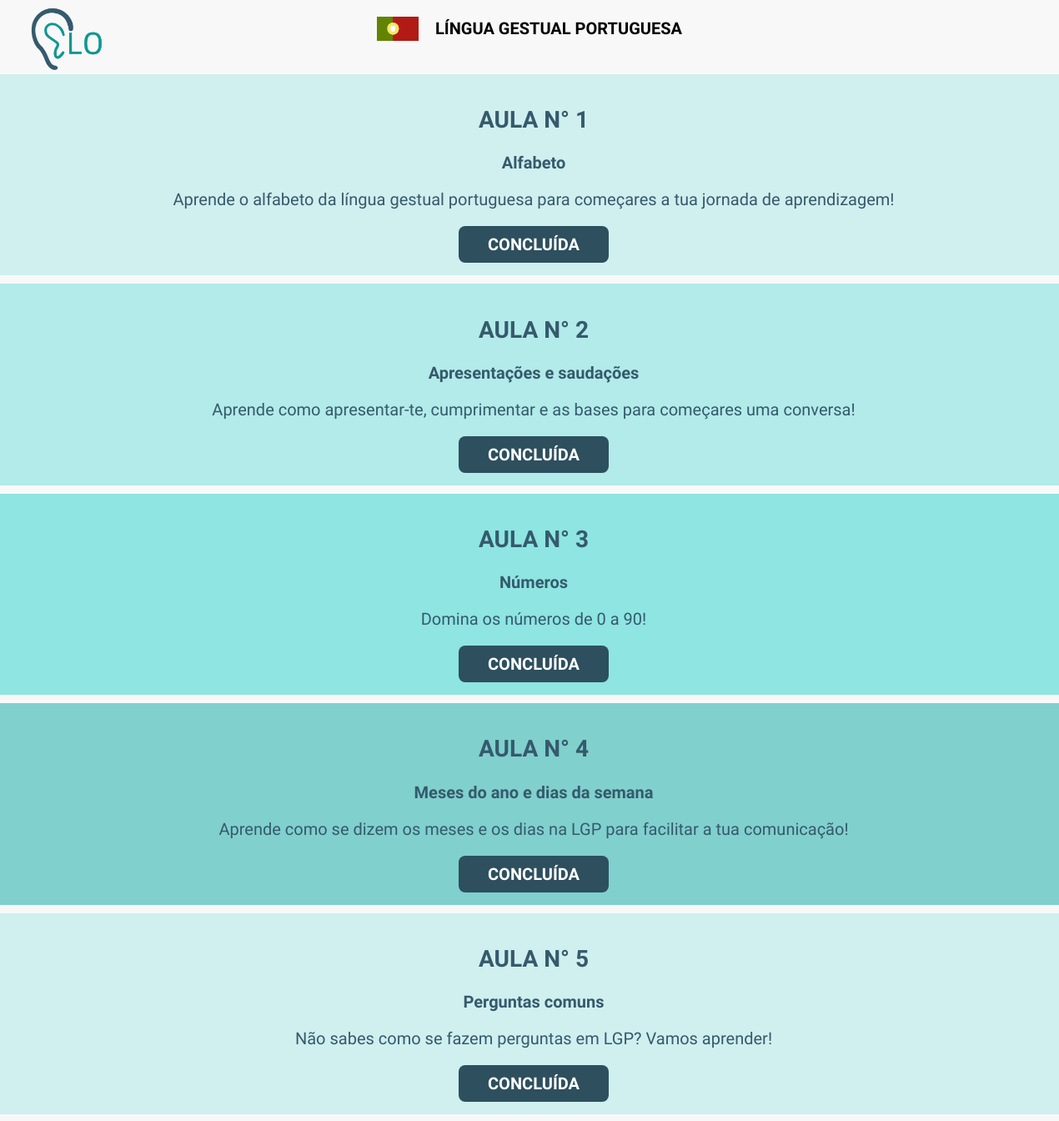
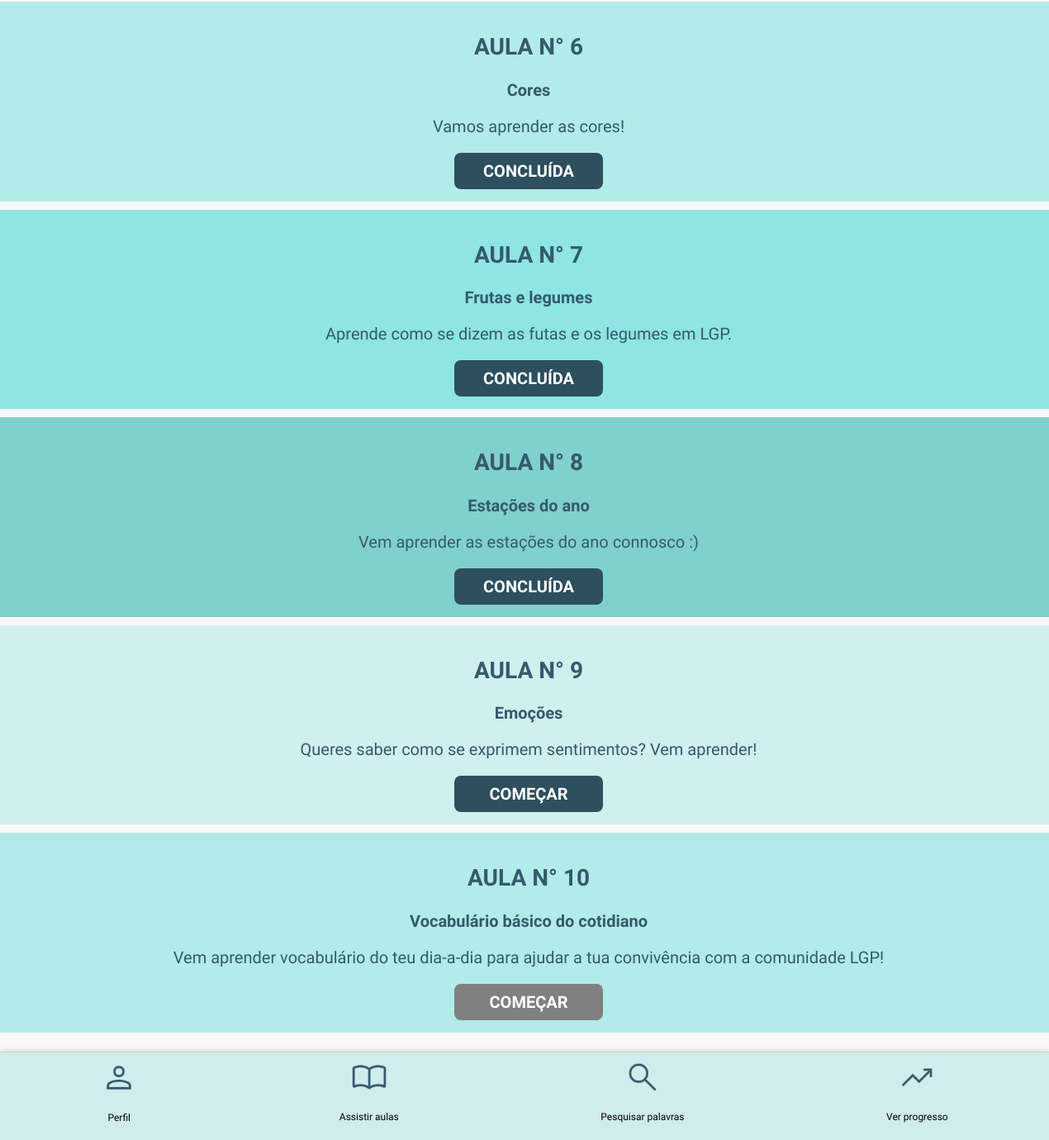
Screenshot of /dashboard/ (signed in) with the database file from the repository (2 pictures, top to bottom).
### aulas/models.py (models this page shows, shortened)
class Aula(models.Model):
    titulo = models.CharField(max_length=200)
    descricao = models.TextField()
    ordem = models.IntegerField(default=0)
    numero = models.IntegerField()

### utilizador/views.py (the view)
# urls.py: path('dashboard/', views.dashboard, name='dashboard'),
def dashboard(request):
    aulas = Aula.objects.order_by('ordem')
    concluidas_ids = set(AulaConcluida.objects.filter(user=request.user).values_list('aula_id', flat=True))
    aulas_info = []
    desbloquear_proxima = True
    for aula in aulas:
        if aula.id in concluidas_ids:
            estado = 'concluida'
        elif desbloquear_proxima:
            estado = 'desbloqueada'
            desbloquear_proxima = False
        else:
            estado = 'bloqueada'
        aulas_info.append({
            'aula': aula,
            'estado': estado
        })
    return render(request, 'utilizador/dashboard.html', {'aulas_info': aulas_info})

### utilizador/templates/utilizador/dashboard.html (shortened to what this page needs)
{% load static %}
<!DOCTYPE html>
<html lang="pt">
<head>
    <link rel="stylesheet" href="{% static 'utilizador/dashboard.css' %}">
</head>
<body>
    <header>
        <img src="{% static 'utilizador/images/logo.png' %}" alt="Logotipo" class="logo">
    </header>
    <div class="header">
        <img src="{% static 'utilizador/images/bandeiraportugal.png' %}" alt="Bandeira de Portugal" class="flag">
        <span class="titulo">LÍNGUA GESTUAL PORTUGUESA</span>
    </div>
    <div class="container">
        {% for item in aulas_info %}
    <div class="lesson {% cycle 'cor1' 'cor2' 'cor3' 'cor4' %}">
    <h2>AULA N° {{ item.aula.ordem }}</h2>
    <p><strong>{{ item.aula.titulo }}</strong></p>
    <p>{{ item.aula.descricao }}</p>
    {% if item.estado == 'concluida' %}
        <button class="button" disabled><strong>CONCLUÍDA</strong></button>
    {% elif item.estado == 'desbloqueada' %}
        <a href="{% url 'ver_aula' item.aula.id %}">
            <button class="button"><strong>COMEÇAR</strong></button>
        </a>
    {% else %}
        <button class="button disabled"><strong>COMEÇAR</strong></button>
    {% endif %}
</div>
{% endfor %}
</div>
<footer class="rodape">
    <div class="rodape-container">
        <div class="perfil-dropdown">
        <a href="#" class="perfil-btn">
            <img src="{% static 'utilizador/images/perfil.png' %}" alt="Perfil">
            <p>Perfil</p>
        </a>
    </div>
        <a href="#">
            <img src="{% static 'utilizador/images/aulas.png' %}" alt="Assistir aulas">
            <p>Assistir aulas</p>
        </a>
            <a href="{% url 'pesquisa' %}">
            <img src="{% static 'utilizador/images/pesquisa.png' %}" alt="Pesquisar palavras">
            <p>Pesquisar palavras</p>
        </a>
            <a href="{% url 'testes:lista_testes' %}" >
            <img src="{% static 'utilizador/images/progresso.png' %}" alt="Ver progresso">
            <p>Ver progresso</p>
            </a>
    </div>
</footer>
</body>
</html>

### utilizador/static/utilizador/dashboard.css (style rules this page uses)
body { background: #f8f8f8; text-align: center; margin: 0; }
html, body { height: 100%; margin: 0; padding: 0; }
.container { max-width: 800px; margin: 20px auto; background: transparent !important; padding: 20px; border-radius: 10px; box-shadow: none; padding-bottom: 120px; }
.lesson { background: #cceff5; padding: 15px; margin-bottom: 10px; border-radius: 8px; width: 160%; margin-left: -250px; color:#355A6C }
.lesson h2 { font-size: 28px; }
.lesson p { color:#355A6C; font-size: 20px; }
.button { background: #2d4f5e; color: white; font-size: 20px; border: none; cursor: pointer; border-radius: 8px; padding: 10px 20px; min-width: 180px; text-align: center; display: inline-block; height: auto; }
.disabled { background: gray; cursor: not-allowed; }
.header { display: flex; align-items: center; justify-content: center; gap: 20px; margin-top: 20px; }
.flag { width: 50px; height: auto; }
.titulo { font-size: 20px; font-weight: bold; }
.logo { position: absolute; top: -35px; left: -6px; width: 180px; height: auto; }
.rodape { position: fixed; bottom: 0; left: 0; right: 0; background-color: #D1ECEC; padding: 8px 0; border-top: 1px solid #ccc; box-shadow: 0 -2px 5px rgba(0, 0, 0, 0.1); z-index: 999; width: 100%; }
.rodape-container { display: flex; justify-content: space-around; background-color: #D1ECEC; }
.rodape-container a { text-decoration: none; color: #000; text-align: center; font-size: 12px; }
.rodape-container img { width: 44px; height: 44px; margin-bottom: 4px; }
.perfil-dropdown { position: relative; display: inline-block; text-align: center; }
.cor1 { background-color: #D0EFEF; }
.cor2 { background-color: #B2EBE9; }
.cor3 { background-color: #8EE5E2; }
.cor4 { background-color: #80D0CD; }
* { font-family: 'Sansation', sans-serif; }

### rows the page displays
Aula: aula.ordem "1", aula.titulo "Alfabeto", aula.descricao "Aprende o alfabeto da língua gestual portuguesa para começares a tua jornada de aprendizagem!", shows "CONCLUÍDA"
Aula: aula.ordem "2", aula.titulo "Apresentações e saudações", aula.descricao "Aprende como apresentar-te, cumprimentar e as bases para começares uma conversa!", shows "CONCLUÍDA"
Aula: aula.ordem "3", aula.titulo "Números", aula.descricao "Domina os números de 0 a 90!", shows "CONCLUÍDA"
Aula: aula.ordem "4", aula.titulo "Meses do ano e dias da semana", aula.descricao "Aprende como se dizem os meses e os dias na LGP para facilitar a tua comunicação!", shows "CONCLUÍDA"
Aula: aula.ordem "5", aula.titulo "Perguntas comuns", aula.descricao "Não sabes como se fazem perguntas em LGP? Vamos aprender!", shows "CONCLUÍDA"
Aula: aula.ordem "6", aula.titulo "Cores", aula.descricao "Vamos aprender as cores!", shows "CONCLUÍDA"
Aula: aula.ordem "7", aula.titulo "Frutas e legumes", aula.descricao "Aprende como se dizem as futas e os legumes em LGP.", shows "CONCLUÍDA"
Aula: aula.ordem "8", aula.titulo "Estações do ano", aula.descricao "Vem aprender as estações do ano connosco :)", shows "CONCLUÍDA"
Aula: aula.ordem "9", aula.titulo "Emoções", aula.descricao "Queres saber como se exprimem sentimentos? Vem aprender!", shows "COMEÇAR"
Aula: aula.ordem "10", aula.titulo "Vocabulário básico do cotidiano", aula.descricao "Vem aprender vocabulário do teu dia-a-dia para ajudar a tua convivência com a comunidade LGP!", shows "COMEÇAR"
